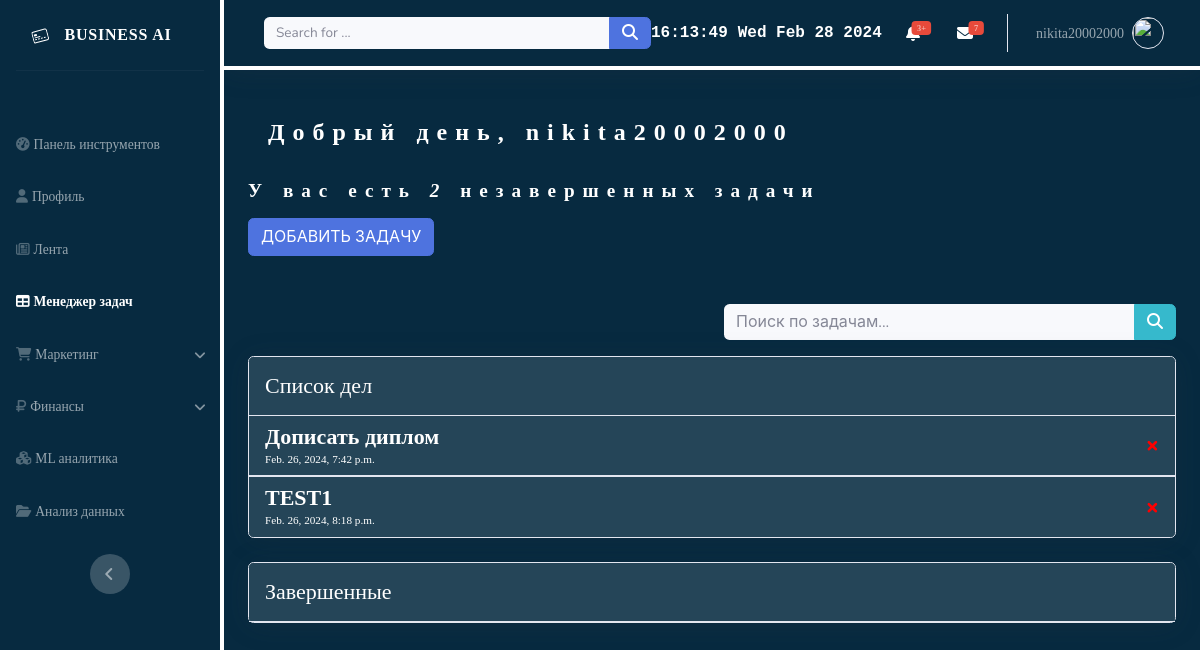
Page /to_do/ (signed in) on the earlier database version.
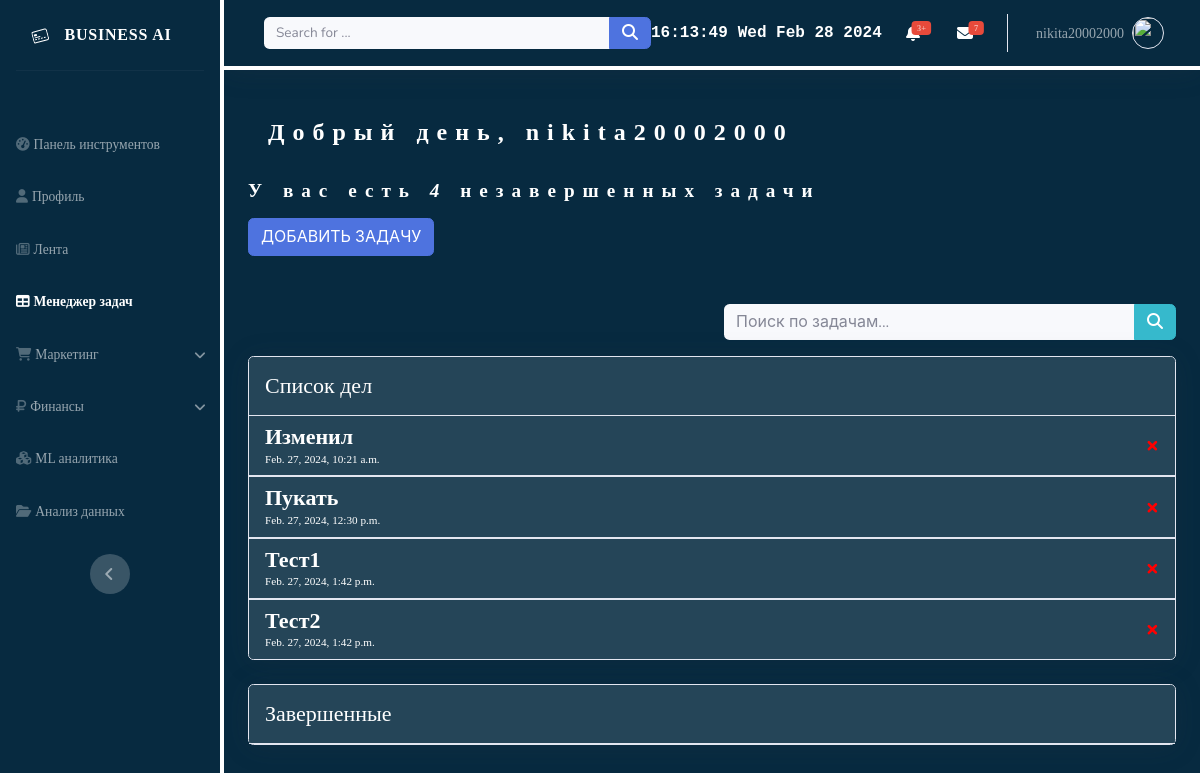
Same page on the later database version.
### to_do_list/models.py (models this page shows, shortened)
class Task(models.Model):
    user = models.ForeignKey(User, on_delete=models.CASCADE, null=True, blank=True)
    title = models.CharField(max_length=200, null=True, blank=True)
    description = models.TextField(null=True, blank=True)
    complete = models.BooleanField(default=False)
    create = models.DateTimeField(auto_now_add=True)
    class Meta:
        ordering = ['complete']

### to_do_list/views.py (the view)
# urls.py: path('', TaskList.as_view(), name='home'),
class TaskList(LoginRequiredMixin, ListView):
    model = Task
    template_name = 'to_do_list/task_list.html'
    context_object_name = 'tasks'
    def get_context_data(self, **kwargs):
        context = super().get_context_data(**kwargs)
        context['tasks'] = context['tasks'].filter(user=self.request.user)
        context['count'] = context['tasks'].filter(complete=False).count()
        search_input = self.request.GET.get('search-area') or ''
        if search_input:
            context['tasks'] = context['tasks'].filter(
                title__icontains=search_input)
        context['search_input'] = search_input
        return context

### to_do_list/templates/to_do_list/task_list.html (shortened to what this page needs)
{% extends 'to_do_list/template_to_do_list.html' %}
{% block content %}
{% load static %}
<div class="d-sm-flex justify-content-between align-items-center mb-4">
    <h3 class="mb-2"><span id="hello_text"></span> {{user.username}}</h3>
</div>
<h4 class="mb-3">У вас есть <i id="count_tasks">{{count}}</i> <span id="correct_word"></span></h4>
<a href="{% url 'to_do_list:task-create' %}">
    <button class="btn btn-primary mb-5" type="button">ДОБАВИТЬ ЗАДАЧУ</button>
</a>
<form method="GET">
    <div class="row justify-content-end">
        <div class="col-6 float-right">
            <div class="input-group mb-3 h-50">
                <input class="bg-light form-control border-0 small" type="text" placeholder="Поиск по задачам..." name="search-area" value="{{ search_input }}">
                <button class="btn btn-info py-0" type="submit" value="Search"><i class="fas fa-search"></i>
                </button>
            </div>
        </div>
    </div>
</form>
<div class="widget card shadow mb-4">
    <div class="card-header widget py-3">
        <h6 class=" fw m-0">Список дел</h6>
    </div>
    {% for task in tasks %}
    {% if task.complete %}
    {% else %}
    <ul class="list-group list-group-flush">
        <li class="widget list-group-item">
            <div class="row align-items-center no-gutters">
                <div class="col me-2">
                    <a href="{% url 'to_do_list:task-update' task.id %}">
                        <div class="row">
                            <h6 class="mb-0"><strong>{{ task.title }}</strong></h6><span class="text-xs">{{ task.create }}</span>
                        </div>
                    </a>
                </div>
                <div class="col-auto">
                    <a class="delete-link" href="{% url 'to_do_list:task-delete' task.id %}">&#215;</a>
                </div>
            </div>
        </li>
    </ul>
    {% endif %}
    {% endfor %}
</div>
<div class="widget card shadow mb-4">
    <div class="card-header widget py-3">
        <h6 class=" fw m-0">Завершенные</h6>
    </div>
</div>
{% endblock content %}

### to_do_list/templates/to_do_list/template_to_do_list.html (shortened to what this page needs)
<!doctype html>
{% load static %}
<html lang="ru">
<head>
    <link rel="stylesheet" href="{% static 'main/css/bootstrap.min.css' %}">
    <link rel="stylesheet" href="{% static 'main/css/index/main.css' %}">
    <link rel="stylesheet" href="{% static 'main/css/effects/loader.css' %}">
    <link rel="stylesheet" href="{% static 'to_do_list/css/to_do_list.css' %}">
</head>
<body id="page-top">
    <div id="wrapper">
        <nav class="navbar-left align-items-start sidebar sidebar-dark accordion  p-0">
            <div class="container-fluid d-flex flex-column p-0">
                <a class="navbar-brand d-flex justify-content-center align-items-center sidebar-brand m-0" href="{% url 'main:home' %}">
                    <div class="sidebar-brand-icon rotate-n-15">
                    </div>
                    <div class="sidebar-brand-text mx-3">
                        <span>Business AI</span>
                    </div>
                </a>
                <hr class="sidebar-divider my-0">
                <ul class="navbar-nav menu-left-list text-light mt-5" id="accordionSidebar">
                    <li class="nav-item"><a class="nav-link " href="{% url 'main:home' %}"><i class="fas fa-tachometer-alt"></i><span>Панель инструментов</span></a></li>
                    <li class="nav-item"><a class="nav-link" href="{% url 'main:profile' %}"><i class="fas fa-user"></i><span>Профиль</span></a></li>
                    <li class="nav-item"><a class="nav-link" href="{% url 'to_do_list:task_list'%}"><i class="fa fa-newspaper-o"></i><span>Лента</span></a></li>
                    <li class="nav-item"><a class="nav-link active" href="{% url 'to_do_list:task_list'%}"><i class="fas fa-table"></i><span>Менеджер задач</span></a></li>
                    <li class="nav-item">
                        <div class="accordion" id="accordionExample">
                            <div class="accordion-item">
                                <a class="nav-link accordion-but" type="button" data-bs-toggle="collapse" data-bs-target="#collapseOne" aria-expanded="true" aria-controls="collapseOne">
                                    <i class="fa fa-shopping-cart"></i><span>Маркетинг</span>
                                </a>
                            </div>
                        </div>
                    </li>
                    <li class="nav-item">
                        <div class="accordion">
                            <div class="accordion-item">
                                <a class="nav-link accordion-but" type="button" data-bs-toggle="collapse" data-bs-target="#collapseTwo" aria-expanded="true" aria-controls="collapseOne">
                                    <i class="fa fa-rub"></i><span>Финансы</span>
                                </a>
                            </div>
                        </div>
                    </li>
                    <li class="nav-item"><a class="nav-link" href="{% url 'to_do_list:task_list'%}"><i class="fa fa-cubes"></i><span>ML аналитика</span></a></li>
                    <li class="nav-item"><a class="nav-link" href="{% url 'to_do_list:task_list'%}"><i class="fa fa-folder-open"></i><span>Анализ данных</span></a></li>
                </ul>
                <div class="text-center d-none d-md-inline"><button class="btn rounded-circle border-0" id="sidebarToggle" type="button"></button></div>
            </div>
        </nav>
        <div class="d-flex flex-column" id="content-wrapper">
            <div id="content">
                <nav class="navbar header navbar-expand shadow mb-4 topbar static-top">
                    <div class="container-fluid"><button class="btn btn-link d-md-none rounded-circle me-3" id="sidebarToggleTop" type="button"></button>
                        <form class="d-none d-sm-inline-block me-auto ms-md-3 my-2 my-md-0 mw-100 navbar-search">
                            <div class="input-group"><input class="bg-light form-control border-0 small" type="text" placeholder="Search for ..."><button class="btn btn-primary py-0" type="button"><i class="fas fa-search"></i></button></div>
                        </form>
                        <div class="row">
                            <div class="col-4 time-node" id="time-node"></div>
                            <div class="col-8 date-node" id="date-node"></div>
                        </div>
                        <ul class="navbar-nav flex-nowrap ms-auto">
                            <li class="nav-item dropdown no-arrow mx-1">
                                <div class="nav-item dropdown no-arrow"><a class="dropdown-toggle nav-link" aria-expanded="false" data-bs-toggle="dropdown" href="#"><span class="badge bg-danger badge-counter">3+</span></a>
                                </div>
                            </li>
                            <li class="nav-item dropdown no-arrow mx-1">
                                <div class="nav-item dropdown no-arrow"><a class="dropdown-toggle nav-link" aria-expanded="false" data-bs-toggle="dropdown" href="#"><span class="badge bg-danger badge-counter">7</span><i class="fas fa-envelope fa-fw"></i></a>
                                </div>
                            </li>
                            <li class="nav-item dropdown no-arrow">
                                <div class="nav-item dropdown no-arrow"><a class="dropdown-toggle nav-link" aria-expanded="false" data-bs-toggle="dropdown" href="#"><span class="d-none d-lg-inline me-2 text-white-600 small">{{ user.username }}</span><img class="border rounded-circle img-profile" src="http://www.w3.org/2000/svg"></a>
                                </div>
                            </li>
                        </ul>
                    </div>
                </nav>
                <div class="container-fluid main-page mt-5">
                        {% block content %}
                        {% endblock content %}
                </div>
            </div>
    </div>
</body>
</html>

### main/static/main/css/index/main.css (style rules this page uses)
body { background-color: #072A40; }
.navbar-left { background-color: #072A40; }
.header { background-color: #072A40; border-bottom: 4px solid #FFFFFF; }
#content { background-color: #072A40; }
.widget { background-color: rgba(39, 70, 89, 0.8); }
h3 { margin-left: 20px; font-size: 2vw; color: #FFFFFF; font-family: "Proxima Nova"; letter-spacing: 8px; font-weight: bold; }
h6 { font-size: 22px; }
span, p, h6, h4 { font-family: "Proxima Nova"; color: #FFFFFF; }
.navbar-left span { font-family: "Proxima Nova"; color: #FFFFFF; }
.time-node, .date-node { font-weight: bold; font-family: monospace; font-size: 16px; color: #FFFFFF; }
.navbar-left { border-right: 4px solid #FFFFFF; }
.fas { color: #FFFFFF; }
.accordion-item { background-color: transparent; border: none; }
.accordion { background-color: transparent; color: transparent; }
.nav-link span { color: rgba(255, 255, 255, 0.58); }
.active span { color: #FFFFFF; }

### to_do_list/static/to_do_list/css/to_do_list.css (style rules this page uses)
h4 { margin-left: px; font-size: 1.6vw; color: #FFFFFF; font-family: "Proxima Nova"; letter-spacing: 8px; font-weight: bold; }
.delete-link { color: red; text-decoration: none; font-weight: 900; font-size: 22px; }

### to_do_list/templates/to_do_list/template_to_do_list.html (style rules this page uses)
a { text-decoration: none; }

Differences in the rows shown:
removed Task: title "Дописать диплом", create "Feb. 26, 2024, 7:42 p.m."
removed Task: title "TEST1", create "Feb. 26, 2024, 8:18 p.m."
added Task: title "Изменил", create "Feb. 27, 2024, 10:21 a.m."
added Task: title "Пукать", create "Feb. 27, 2024, 12:30 p.m."
added Task: title "Тест1", create "Feb. 27, 2024, 1:42 p.m."
added Task: title "Тест2", create "Feb. 27, 2024, 1:42 p.m."
Other differences:
{{ count }}: "2" → "4"
